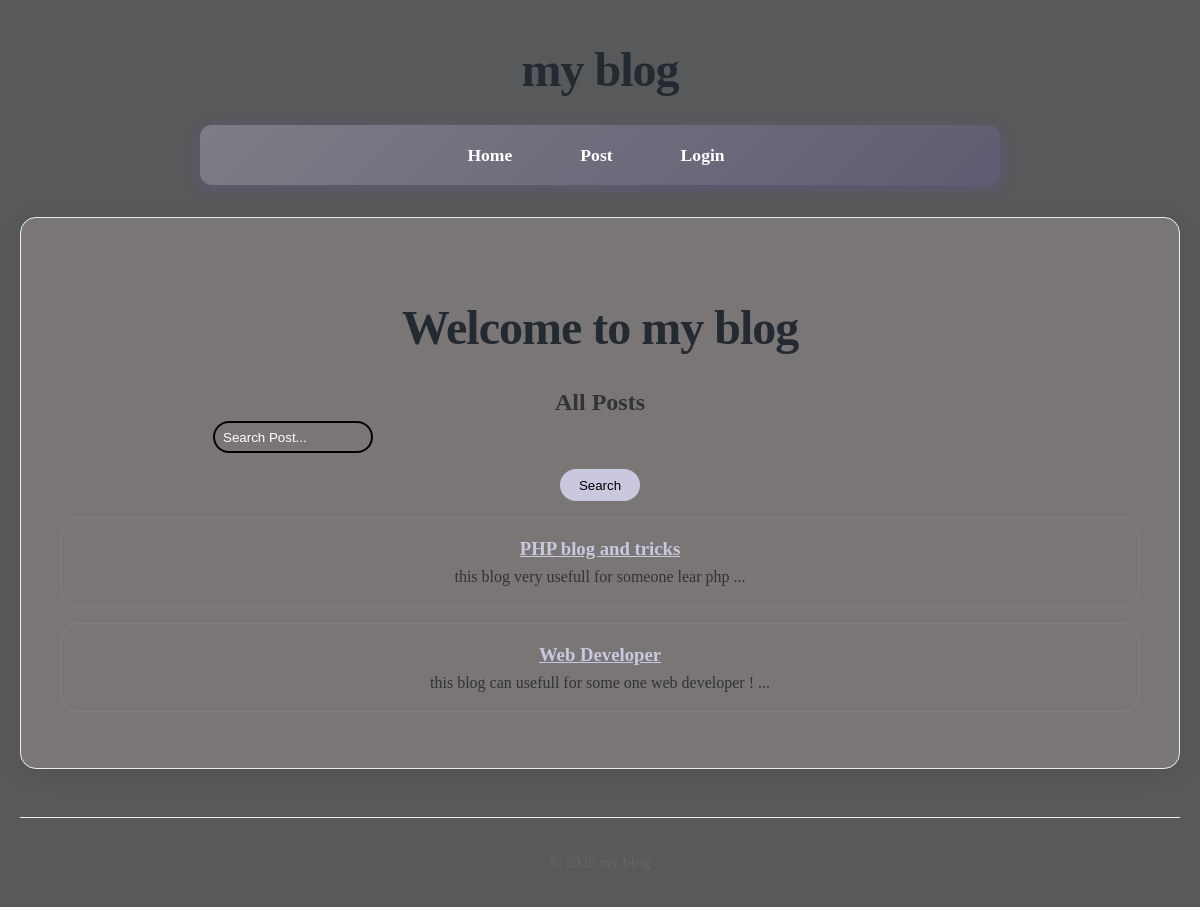
Page /post on the committed database.
### tables this page shows
CREATE TABLE posts(
    id INTEGER PRIMARY KEY AUTOINCREMENT,
    title TEXT NOT NULL,
    content TEXT NOT NULL,
    views INTEGER DEFAULT 0,
    user_id INTEGER NOT NULL,
    created_at DATETIME DEFAULT CURRENT_TIMESTAMP,
    FOREIGN KEY (user_id) REFERENCES users (id)
);

### app/Controllers/PostController.php (called while the page is built, shortened)
<?php
class PostController{
   public function index(){
    $search = $_GET['search'] ?? '';
    $page = $_GET['page'] ?? 1;
    $limit = 10;
    $posts = Post::getRecent($limit, $page, $search);
    $total = Post::count($search);
    return View::render(
        template: 'post/index',
        layout: 'layouts/main',
        data: [
            'posts' => $posts ?? [],
            'search' => $search,
            'currentPage' => $page,
            'totalPages' => ceil($total / $limit)
        ]
    );
}
}

### core/App.php (called while the page is built, shortened)
<?php
class App{
    protected static $container = [];
    public static function bind(string $key, mixed $value): void{
        static::$container[$key] = $value;
    }
    public static function get(string $key): mixed{
        return static::$container[$key];
    }
}

### app/Models/Post.php (called while the page is built, shortened)
<?php
class Post extends Model{
    protected static string $table = 'posts';
    public static function getRecent(?int $limit = null, ?int $page = null, ?string $search = null)
{
    $db = App::get('database');
    $query = "SELECT * FROM " . static::$table;
    $params = [];
    $query .= " ORDER BY created_at DESC";
    if ($limit !== null && $page !== null) {
        $limit  = (int) $limit;
        $offset = (int) (($page - 1) * $limit);
        $query .= " LIMIT $limit OFFSET $offset";
    }
    return $db->fetchAll($query, $params, static::class);
}
}

### core/DataBase.php (called while the page is built, shortened)
<?php
class DataBase{
    protected $pdo;
    public function __construct(array $config){
        try {
            $dsn = $this->createDsn($config);
            $username = $config['username'] ?? null;
            $password = $config['password'] ?? null;
            $options = $config['options'] ?? null;
            $this->pdo = new PDO($dsn , $username , $password , $options);
            $this->pdo->setAttribute(PDO::ATTR_ERRMODE,PDO::ERRMODE_EXCEPTION);
        } catch (PDOException $e) {
            throw new Exception("Could not connect to the database:" . $e);
        }
    }
    protected function createDsn(array $config): string{
        $driver = $config['driver'];
        $dbname = $config['dbname'];
        return match ($driver) {
            'sqlite' => "sqlite:$dbname",
            default => throw new Exception("Unsupported database driver: $driver") ,
        };
    }
    public function query(string $sql, array $params = []): PDOStatement{
        $stmt = $this->pdo->prepare($sql);
        $stmt->execute($params);
        return $stmt;
    }
    public function fetchAll(string $sql,array $params = [], ?string $classname = null): array{
        $stmt = $this->query($sql,$params);
        return $classname ? $stmt->fetchAll(PDO::FETCH_CLASS , $classname) : $stmt->fetchAll(PDO::FETCH_ASSOC);
    }
}

### core/Router.php (called while the page is built, shortened)
<?php
class Router{
    protected array $routes = [];
    protected array $globalMiddleware = [];
    protected array $routeMiddleware = [];
    public function add(string $method ,string $uri ,string $controller , array $middlewares = []): void{
        $this->routes[] = [
            'method' => $method,
            'uri' => $uri,
            'controller' => $controller,
            'middlewares' => $middlewares
        ];
    }
    public function addGlobalMiddleware(string $middleware):void {
        $this->globalMiddleware[] = $middleware;
    }
    public function addRouteMiddleware(string $name,string $middleware):void {
        $this->routeMiddleware[$name] = $middleware;
    }
    public function dispatch(string $uri ,string $method){
        $route = $this->findRoute($uri , $method);
        $middlewares = [
            ...$this->globalMiddleware,
            ...array_map(fn($name)=>$this->routeMiddleware[$name],$route['middlewares'])
        ];
       return $this->runMiddleware(
        $middlewares,
        function () use ($route) {
            [$controller , $action] = explode('@' , $route['controller']);
            return $this->callAction($controller , $action , $route['params']);
        }
       );
    }
    protected function runMiddleware(array $middlewares , callable $target): mixed{
        $next = $target;
        foreach(array_reverse($middlewares) as $middleware){
            $next = function() use ($middleware , $next){
                error_log("Middle ware : running $middleware");
                return (new $middleware)->handle($next);
            };
        }
        return $next();
    }
    protected function findRoute(string $uri , string $method): ?array{
        foreach($this->routes as $route){
            $params = $this->matchRoute($route['uri'] , $uri);
            if($params !== null && $route['method'] === $method){
                return [...$route , 'params' => $params];
            }
        }
        return null;
    }
    protected function matchRoute(string $routeUri,string $requestUri): ?array{
        $routeSegments = explode('/', trim($routeUri,'/'));
        $requestSegments = explode('/', trim($requestUri,'/'));
        $params = [];
        foreach($routeSegments as $index => $routeSegment){
            if(str_starts_with($routeSegment,'{') && str_ends_with($routeSegment,'}')){
                $params[trim($routeSegment,'{}')] = $requestSegments[$index];
            }elseif($routeSegment !== $requestSegments[$index]){
                return null;
            }
        }
        return $params;
    }
    protected function callAction(string $controller,string $action,array $params): string{
        return (new $controller)->$action(... $params);
    }
}

### app/Middlewares/CSRF.php (called while the page is built, shortened)
<?php
class CSRF implements MiddleWare{
    public function handle(callable $next){
      return $next();
    }
}

### app/Middlewares/View.php (called while the page is built, shortened)
<?php
class View implements MiddleWare{
    public function handle(callable $next){
      return $next();
    }
}

### core/View.php (called while the page is built, shortened)
<?php
class View{
    protected static $globals = [];
    public static function share(string $key , mixed $value): void{
        static::$globals[$key] = $value;
    }
    public static function render(string $template , array $data = [] , $layout = null): string{
        $data = [...static::$globals , ...$data];
        $content = static::renderTemplate($template, $data);
        return static::renderLayout($layout , $data, $content);
    }
    public static function partial(string $template , array $data = []): string{
        return static::renderTemplate("partials/$template" , $data);
    }
    protected static function renderTemplate(string $template , array $data): string{
        extract($data);
        $path = dirname(__DIR__) . "/app/Views/$template.php";
        require $path;
        return ob_get_clean();
    }
     protected static function renderLayout(?string $template , array $data, string $content):string{
        return ob_get_clean();
    }
}

### helpers.php (called while the page is built, shortened)
<?php
if(!function_exists('partial')){
function partial(string $template , array $data = []): string{
    return View::partial($template , $data);
}
}

### app/Views/partials/_post.php (the view)
<?php foreach($posts as $post): ?>
    <article>
        <h3>
           <a href="/post/<?= $post->id ?>"><?= htmlspecialchars($post->title) ?></a>
        </h3>
        <p><?= htmlspecialchars(substr($post->content , 0, 100)) ?> ... </p>
    </article>
<?php endforeach; ?>

### public/style/style-form.css (style rules this page uses)
body { text-align: center; align-items: center; justify-content: center; }

### public/style/style-main.css (style rules this page uses)
* { margin: 0; padding: 0; box-sizing: border-box; }
body { font-family: Cambria, Cochin, Georgia, Times, 'Times New Roman', serif; line-height: 1.6; color: #333; background-color: #58595a; max-width: 1200px; margin: 0 auto; padding: 0 20px; }
article { margin-bottom: 1rem; margin-top: 1rem; padding: 1rem; border: 1px solid gray; border-radius: 1rem; transition: 300ms ease-in; }
body { animation: fadeIn 0.5s ease-out; }
a { color: #cac8df; transition: color 0.3s ease; }

### rows in the picture
posts: title "PHP blog and tricks", content "this blog very usefull for someone lear php"
posts: title "Web Developer", content "this blog can usefull for some one web developer !"
